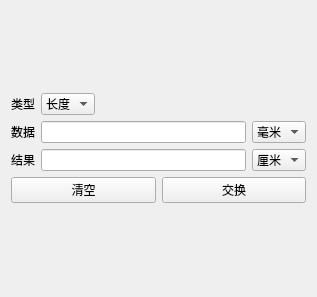
<?xml version="1.0" encoding="UTF-8"?>
<ui version="4.0">
 <class>Main</class>
 <widget class="QWidget" name="Main">
  <property name="geometry">
   <rect>
    <x>0</x>
    <y>0</y>
    <width>317</width>
    <height>297</height>
   </rect>
  </property>
  <property name="windowTitle">
   <string>单位转换器</string>
  </property>
  <layout class="QVBoxLayout" name="verticalLayout_2">
   <item>
    <layout class="QVBoxLayout" name="verticalLayout">
     <item>
      <layout class="QHBoxLayout" name="horizontalLayout">
       <item>
        <widget class="QLabel" name="label">
         <property name="text">
          <string>类型</string>
         </property>
        </widget>
       </item>
       <item>
        <widget class="QComboBox" name="comboBox_type">
         <item>
          <property name="text">
           <string>长度</string>
          </property>
         </item>
         <item>
          <property name="text">
           <string>质量</string>
          </property>
         </item>
        </widget>
       </item>
       <item>
        <spacer name="horizontalSpacer">
         <property name="orientation">
          <enum>Qt::Orientation::Horizontal</enum>
         </property>
         <property name="sizeHint" stdset="0">
          <size>
           <width>40</width>
           <height>20</height>
          </size>
         </property>
        </spacer>
       </item>
      </layout>
     </item>
     <item>
      <layout class="QHBoxLayout" name="horizontalLayout_3">
       <item>
        <widget class="QLabel" name="label_2">
         <property name="text">
          <string>数据</string>
         </property>
        </widget>
       </item>
       <item>
        <widget class="QLineEdit" name="lineEdit_input"/>
       </item>
       <item>
        <widget class="QComboBox" name="comboBox_input">
         <item>
          <property name="text">
           <string>毫米</string>
          </property>
         </item>
         <item>
          <property name="text">
           <string>厘米</string>
          </property>
         </item>
         <item>
          <property name="text">
           <string>分米</string>
          </property>
         </item>
         <item>
          <property name="text">
           <string>米</string>
          </property>
         </item>
         <item>
          <property name="text">
           <string>千米</string>
          </property>
         </item>
        </widget>
       </item>
      </layout>
     </item>
     <item>
      <layout class="QHBoxLayout" name="horizontalLayout_2">
       <item>
        <widget class="QLabel" name="label_3">
         <property name="text">
          <string>结果</string>
         </property>
        </widget>
       </item>
       <item>
        <widget class="QLineEdit" name="lineEdit_result">
         <property name="readOnly">
          <bool>true</bool>
         </property>
        </widget>
       </item>
       <item>
        <widget class="QComboBox" name="comboBox_result">
         <property name="currentIndex">
          <number>1</number>
         </property>
         <item>
          <property name="text">
           <string>毫米</string>
          </property>
         </item>
         <item>
          <property name="text">
           <string>厘米</string>
          </property>
         </item>
         <item>
          <property name="text">
           <string>分米</string>
          </property>
         </item>
         <item>
          <property name="text">
           <string>米</string>
          </property>
         </item>
         <item>
          <property name="text">
           <string>千米</string>
          </property>
         </item>
        </widget>
       </item>
      </layout>
     </item>
     <item>
      <layout class="QHBoxLayout" name="horizontalLayout_4">
       <item>
        <widget class="QPushButton" name="pushButton_clear">
         <property name="text">
          <string>清空</string>
         </property>
        </widget>
       </item>
       <item>
        <widget class="QPushButton" name="pushButton_swap">
         <property name="text">
          <string>交换</string>
         </property>
        </widget>
       </item>
      </layout>
     </item>
    </layout>
   </item>
  </layout>
 </widget>
 <resources/>
 <connections/>
</ui>
